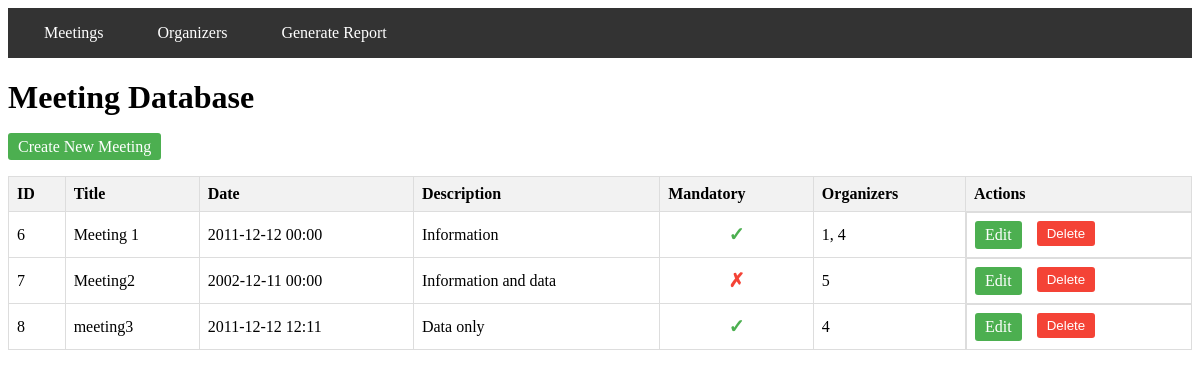
Screenshot of /meetings/ with the database file from the repository.
### meetings/models.py (models this page shows, shortened)
class Meeting(models.Model):
    title = models.CharField(max_length=100)
    date = models.DateTimeField(db_index=True)
    description = models.TextField()
    mandatory = models.BooleanField(default=False, db_index=True)
    organizers = models.ManyToManyField(Organizer, through='MeetingOrganizer', blank=True)
    class Meta:
        indexes = [
            models.Index(fields=['date', 'mandatory'], name='meeting_date_mandatory_idx'),
        ]

class Organizer(models.Model):
    organizer_id = models.AutoField(primary_key=True)
    name = models.CharField(max_length=100)
    industry_type = models.CharField(max_length=100, db_index=True)
    class Meta:
        indexes = [
            models.Index(fields=['industry_type'], name='organizer_industry_idx'),
        ]

### meetings/views.py (the view)
# urls.py: path('', views.meeting_list, name='meeting_list'),  # Root URL for the meetings app
def meeting_list(request):
    meetings = Meeting.objects.prefetch_related('organizers').all()
    return render(request, 'meetings/meeting_list.html', {'meetings': meetings})

### meetings/templates/meetings/meeting_list.html (shortened to what this page needs)
{% extends 'meetings/base.html' %}
{% block content %}
    <h1>Meeting Database</h1>
    <a href="{% url 'meeting_create' %}" class="button">Create New Meeting</a>
    <table>
        <thead>
            <tr>
                <th>ID</th>
                <th>Title</th>
                <th>Date</th>
                <th>Description</th>
                <th>Mandatory</th>
                <th>Organizers</th>
                <th>Actions</th>
            </tr>
        </thead>
        <tbody>
            {% for meeting in meetings %}
            <tr>
                <td>{{ meeting.id }}</td>
                <td>{{ meeting.title }}</td>
                <td>{{ meeting.date|date:"Y-m-d H:i" }}</td>
                <td>{{ meeting.description|truncatewords:30 }}</td>
                <td class="mandatory-cell">
                    {% if meeting.mandatory %}
                        <span class="checkmark">✓</span>
                    {% else %}
                        <span class="cross">✗</span>
                    {% endif %}
                </td>
                <td>
                    {% for organizer in meeting.organizers.all %}
                        {{ organizer.organizer_id }}{% if not forloop.last %}, {% endif %}
                    {% endfor %}
                </td>
                <td class="actions">
                    <a href="{% url 'meeting_edit' meeting.pk %}" class="button">Edit</a>
                    <form method="post" action="{% url 'meeting_delete' meeting.pk %}" class="delete-form" style="display: inline;">
                        <button type="submit" class="delete-button"
                                onclick="return confirm('Are you sure you want to delete this meeting?')">
                            Delete
                        </button>
                    </form>
                </td>
            </tr>
            {% empty %}
            <tr>
                <td colspan="7">No meetings found in the database.</td>
            </tr>
            {% endfor %}
        </tbody>
    </table>
{% endblock %}

### meetings/templates/meetings/base.html (shortened to what this page needs)
<!DOCTYPE html>
<html lang="en">
<head>
</head>
<body>
    <div class="nav-bar">
        <a href="{% url 'meeting_list' %}">Meetings</a>
        <a href="{% url 'organizer_list' %}">Organizers</a>
        <a href="{% url 'generate_report' %}">Generate Report</a>
    </div>
    <div class="container">
        {% block content %}
        {% endblock %}
    </div>
</body>
</html>

### meetings/templates/meetings/base.html (style rules this page uses)
.nav-bar { background-color: #333; padding: 1em; margin-bottom: 20px; }
.nav-bar a { color: white; text-decoration: none; padding: 10px 20px; margin-right: 10px; }
table { width: 100%; border-collapse: collapse; margin: 20px 0; }
th, td { border: 1px solid #ddd; padding: 8px; text-align: left; }
th { background-color: #f2f2f2; }
.actions { display: flex; gap: 10px; }
.button { padding: 5px 10px; text-decoration: none; background-color: #4CAF50; color: white; border-radius: 3px; }
.delete-button { background-color: #f44336; }

### meetings/templates/meetings/meeting_list.html (style rules this page uses)
table { width: 100%; border-collapse: collapse; margin: 20px 0; }
th, td { border: 1px solid #ddd; padding: 8px; text-align: left; }
th { background-color: #f2f2f2; font-weight: bold; }
.mandatory-cell { text-align: center; }
.checkmark { color: #4CAF50; font-weight: bold; font-size: 1.2em; }
.cross { color: #f44336; font-weight: bold; font-size: 1.2em; }
.actions { white-space: nowrap; }
.button { padding: 5px 10px; text-decoration: none; background-color: #4CAF50; color: white; border-radius: 3px; margin-right: 5px; }
.delete-button { background-color: #f44336; color: white; border: none; padding: 5px 10px; border-radius: 3px; cursor: pointer; }
.delete-form { display: inline; }

### rows the page displays
Meeting: id "6", title "Meeting 1", date "2011-12-12 00:00", description "Information"
Organizer: organizer_id "1"
Organizer: organizer_id "4"
Meeting: id "7", title "Meeting2", date "2002-12-11 00:00", description "Information and data"
Organizer: organizer_id "5"
Meeting: id "8", title "meeting3", date "2011-12-12 12:11", description "Data only"
